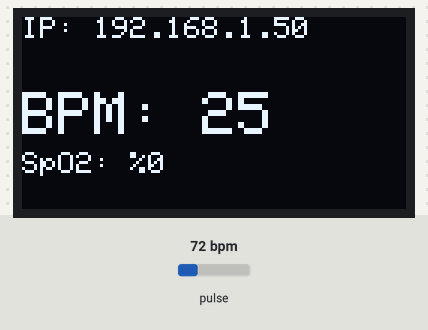
This sketch was run on a simulated Seeed XIAO ESP32-S3. On the bench: 128×64 one-colour display. The test bench sets the inputs (shaded band); at power-on: pulse 72 bpm. WiFi joins after 1.5 s; servers stay silent unless stated; the camera gives no picture; what the sketch prints to the serial monitor is not drawn.

Above: at 3.0 s.
3.1 s: pulse set to 42 bpm
At 4.9 s:
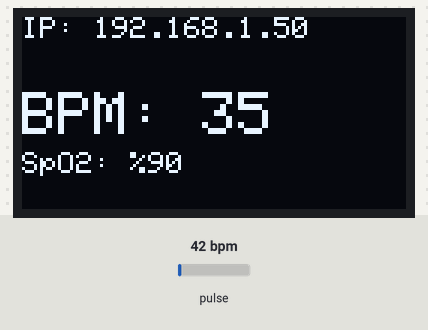
6.1 s: pulse set to 158 bpm
At 7.5 s:
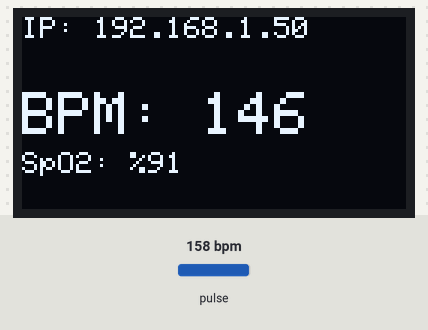
7.6 s: pulse set to 70 bpm
At 13.4 s:
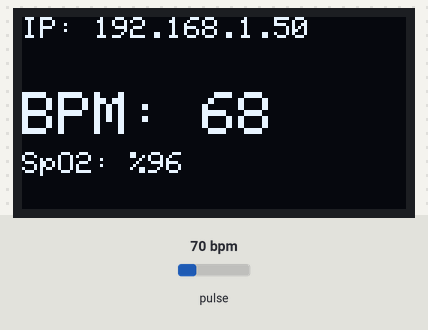
Timing chart, 0 to 14.9 s (numbered marks = the images above; inputs shaded):
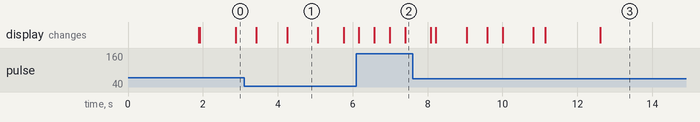

The sketch:

goruntu.ino
```cpp
#include "esp_camera.h"
#include <WiFi.h>
#include <Wire.h>
#include "MAX30105.h"
#include "heartRate.h"
#include <Adafruit_GFX.h>
#include <Adafruit_SSD1306.h>
#include "esp_http_server.h"

// KULLANICI AYARLARI
const char* ssid = "YOUR HOTSPOT NAME";
const char* password = "YOUR HOTSPOT PASSWORDS";

// XIAO ESP32S3 Sense Pinleri
#define I2C_SDA_PIN 5
#define I2C_SCL_PIN 6

// OLED
#define SCREEN_WIDTH 128
#define SCREEN_HEIGHT 64
Adafruit_SSD1306 display(SCREEN_WIDTH, SCREEN_HEIGHT, &Wire, -1);

// SENSÖR
MAX30105 particleSensor;
const byte RATE_SIZE = 4;
byte rates[RATE_SIZE];
byte rateSpot = 0;
long lastBeat = 0;
int beatAvg = 0;

// SpO2 Değişkenleri
double avered = 0; double aveir = 0;
double sumirrms = 0; double sumredrms = 0;
int i = 0; int Num = 100;
double ESpO2 = 95.0; double FSpO2 = 0.7; double frate = 0.95;
int spo2_final = 0;

// KAMERA PİNLERİ
#define PWDN_GPIO_NUM     -1
#define RESET_GPIO_NUM    -1
#define XCLK_GPIO_NUM     10
#define SIOD_GPIO_NUM     40
#define SIOC_GPIO_NUM     39
#define Y9_GPIO_NUM       48
#define Y8_GPIO_NUM       11
#define Y7_GPIO_NUM       12
#define Y6_GPIO_NUM       14
#define Y5_GPIO_NUM       16
#define Y4_GPIO_NUM       18
#define Y3_GPIO_NUM       17
#define Y2_GPIO_NUM       15
#define VSYNC_GPIO_NUM    38
#define HREF_GPIO_NUM     47
#define PCLK_GPIO_NUM     13

httpd_handle_t stream_httpd = NULL;

esp_err_t stream_handler(httpd_req_t *req){
  camera_fb_t * fb = NULL;
  esp_err_t res = ESP_OK;
  size_t _jpg_buf_len = 0;
  uint8_t * _jpg_buf = NULL;
  char * part_buf[64];

  static const char* _STREAM_CONTENT_TYPE = "multipart/x-mixed-replace;boundary=frame";
  static const char* _STREAM_BOUNDARY = "\r\n--frame\r\n";
  static const char* _STREAM_PART = "Content-Type: image/jpeg\r\nContent-Length: %u\r\n\r\n";

  res = httpd_resp_set_type(req, _STREAM_CONTENT_TYPE);
  if(res != ESP_OK){ return res; }

  while(true){
    fb = esp_camera_fb_get();
    if (!fb) { Serial.println("Kamera yakalama hatasi"); res = ESP_FAIL; break; }
    _jpg_buf_len = fb->len;
    _jpg_buf = fb->buf;

    if(res == ESP_OK){
      size_t hlen = snprintf((char *)part_buf, 64, _STREAM_PART, _jpg_buf_len);
      res = httpd_resp_send_chunk(req, _STREAM_BOUNDARY, strlen(_STREAM_BOUNDARY));
      if(res == ESP_OK) res = httpd_resp_send_chunk(req, (const char *)part_buf, hlen);
      if(res == ESP_OK) res = httpd_resp_send_chunk(req, (const char *)_jpg_buf, _jpg_buf_len);
    }
    esp_camera_fb_return(fb);
    if(res != ESP_OK){ break; }
  }
  return res;
}

void startCameraServer(){
  httpd_config_t config = HTTPD_DEFAULT_CONFIG();
  config.server_port = 80;
  httpd_uri_t stream_uri = {
    .uri       = "/stream",
    .method    = HTTP_GET,
    .handler   = stream_handler,
    .user_ctx  = NULL
  };
  if (httpd_start(&stream_httpd, &config) == ESP_OK) {
    httpd_register_uri_handler(stream_httpd, &stream_uri);
  }
}

void setup() {
  Serial.begin(115200);
  Wire.begin(I2C_SDA_PIN, I2C_SCL_PIN);

  if(!display.begin(SSD1306_SWITCHCAPVCC, 0x3C)) { Serial.println("OLED Yok"); }
  display.clearDisplay();
  display.setTextColor(WHITE);
  display.setTextSize(1);
  display.setCursor(0,0);
  display.println("Sistem Aciliyor...");
  display.display();

  if (particleSensor.begin(Wire, I2C_SPEED_FAST)) {
    byte ledBrightness = 0x1F;
    byte sampleAverage = 4;
    byte ledMode = 2;
    int sampleRate = 400;
    int pulseWidth = 411;
    int adcRange = 4096;
    particleSensor.setup(ledBrightness, sampleAverage, ledMode, sampleRate, pulseWidth, adcRange);
  }

  camera_config_t config;
  config.ledc_channel = LEDC_CHANNEL_0;
  config.ledc_timer = LEDC_TIMER_0;
  config.pin_d0 = Y2_GPIO_NUM;
  config.pin_d1 = Y3_GPIO_NUM;
  config.pin_d2 = Y4_GPIO_NUM;
  config.pin_d3 = Y5_GPIO_NUM;
  config.pin_d4 = Y6_GPIO_NUM;
  config.pin_d5 = Y7_GPIO_NUM;
  config.pin_d6 = Y8_GPIO_NUM;
  config.pin_d7 = Y9_GPIO_NUM;
  config.pin_xclk = XCLK_GPIO_NUM;
  config.pin_pclk = PCLK_GPIO_NUM;
  config.pin_vsync = VSYNC_GPIO_NUM;
  config.pin_href = HREF_GPIO_NUM;
  config.pin_sscb_sda = SIOD_GPIO_NUM;
  config.pin_sscb_scl = SIOC_GPIO_NUM;
  config.pin_pwdn = PWDN_GPIO_NUM;
  config.pin_reset = RESET_GPIO_NUM;
  config.xclk_freq_hz = 20000000;

  config.frame_size = FRAMESIZE_VGA;
  config.pixel_format = PIXFORMAT_JPEG;
  config.grab_mode = CAMERA_GRAB_WHEN_EMPTY;
  config.fb_location = CAMERA_FB_IN_PSRAM;

  config.jpeg_quality = 10;
  config.fb_count = 2;

  esp_camera_init(&config);

  WiFi.begin(ssid, password);
  while (WiFi.status() != WL_CONNECTED) { delay(500); }

  startCameraServer();

  display.clearDisplay();
  display.setCursor(0,0);
  display.print("IP: "); display.println(WiFi.localIP());
  display.display();
}

void loop() {
  uint32_t irValue = particleSensor.getIR();
  uint32_t redValue = particleSensor.getRed();

  if (checkForBeat(irValue) == true) {
    long delta = millis() - lastBeat;
    lastBeat = millis();
    float bpm = 60 / (delta / 1000.0);
    if (bpm < 255 && bpm > 20) {
      rates[rateSpot++] = (byte)bpm;
      rateSpot %= RATE_SIZE;
      beatAvg = 0;
      for (byte x = 0 ; x < RATE_SIZE ; x++) beatAvg += rates[x];
      beatAvg /= RATE_SIZE;
    }
  }

  if (irValue > 50000) {
    aveir = aveir * frate + (double)irValue * (1.0 - frate);
    avered = avered * frate + (double)redValue * (1.0 - frate);
    sumirrms += (irValue - aveir) * (irValue - aveir);
    sumredrms += (redValue - avered) * (redValue - avered);
    i++;
    if (i >= Num) {
      double R = (sqrt(sumredrms) / avered) / (sqrt(sumirrms) / aveir);
      double spo2_calc = -45.060 * R * R + 30.354 * R + 94.845;
      ESpO2 = FSpO2 * ESpO2 + (1.0 - FSpO2) * spo2_calc;
      if(ESpO2 > 100) ESpO2 = 100;
      if(ESpO2 < 80) ESpO2 = 80;
      spo2_final = (int)ESpO2;
      sumirrms = 0.0; sumredrms = 0.0; i = 0;
    }
  } else {
    spo2_final = 0; beatAvg = 0;
  }

  static long lastUpdate = 0;
  if(millis() - lastUpdate > 100){
    Serial.print("DATA:");
    Serial.print(irValue > 50000 ? beatAvg : 0);
    Serial.print(",");
    Serial.println(irValue > 50000 ? spo2_final : 0);

    display.fillRect(0, 20, 128, 44, BLACK);
    if(irValue > 50000){
      display.setCursor(0, 25); display.setTextSize(2);
      display.print("BPM: "); display.println(beatAvg);
      display.setCursor(0, 45); display.setTextSize(1);
      display.print("SpO2: %"); display.println(spo2_final);
    } else {
      display.setCursor(0, 25); display.setTextSize(1);
      display.println("Parmak Yok");
    }
    display.display();
    lastUpdate = millis();
  }
}
```
